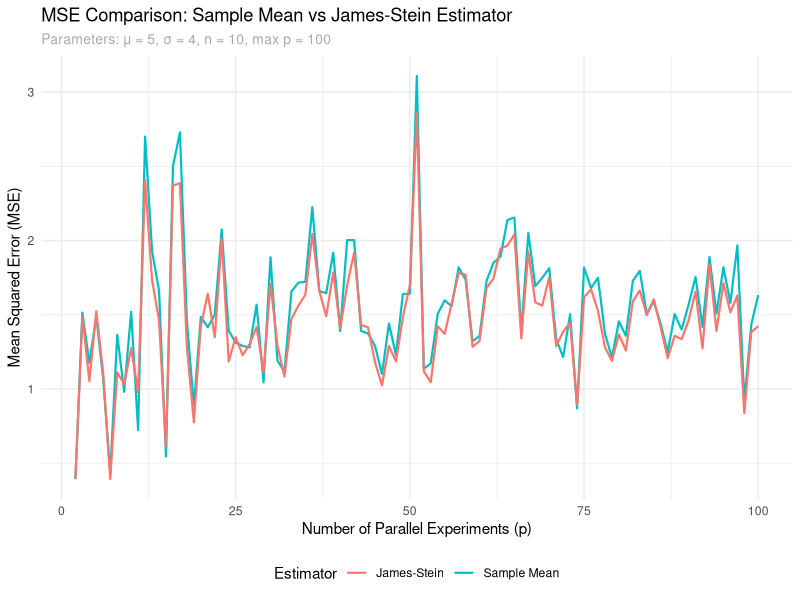
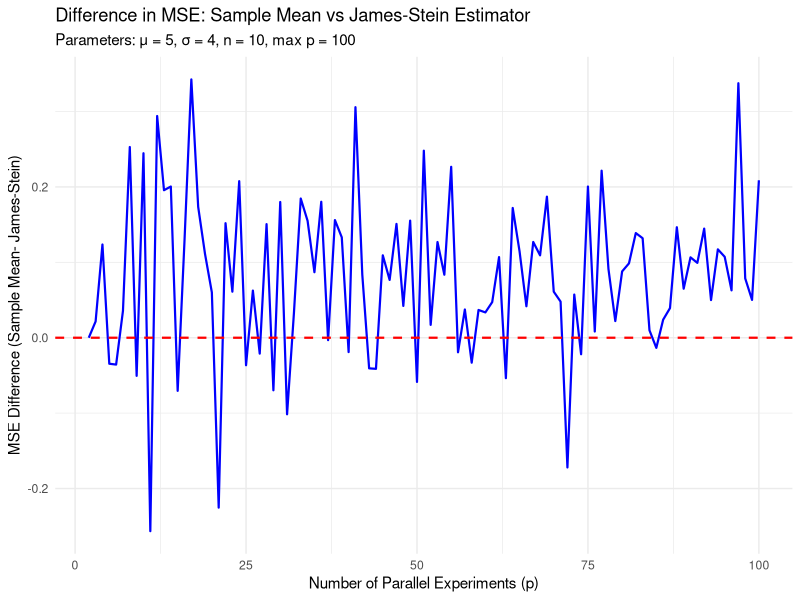

These figures' R source, in order:
## ---- chunk 1
library(ggplot2)
## ---- chunk 2
# Parameters
mu <- 5
sigma <- 4
n <- 10
max_p <- 100 # Maximum number of parallel experiments conducted

# Function to calculate MSE (in both cases)
MSE <- function(mu_true, estimates) {
  mean((estimates - mu_true)^2)
}

# Generate MSEs for varying p
set.seed(123) #This is important so that we are able to reproduce the experiment
mse_sample_mean <- c()
mse_james_stein <- c()

for (p in 2:max_p) {
  # Replicating the experiment p times and storing the sample mu_bar into the list mu_bar
  mu_bar <- replicate(p, mean(rnorm(n, mean = mu, sd = sigma)))
  
  # James-Stein shrinkage factor
  #We take the max, to avoid possible negative JS estimate
  c <- max(0, 1 - (p - 2) * sigma^2 / (n * sum(mu_bar^2)))
  mu_bar_JS <- c * mu_bar
  
  # Computing MSE for the sample mean and James-Stein estimator
  mse_sample_mean <- c(mse_sample_mean, MSE(mu, mu_bar))
  mse_james_stein <- c(mse_james_stein, MSE(mu, mu_bar_JS))
}
## ---- chunk 3
#We are plotting the results

data <- data.frame(
  p = 2:max_p,
  MSE_Sample_Mean = mse_sample_mean,
  MSE_James_Stein = mse_james_stein
)

ggplot(data, aes(x = p)) +
  geom_line(aes(y = MSE_Sample_Mean, color = "Sample Mean"), size = 0.75) +
  geom_line(aes(y = MSE_James_Stein, color = "James-Stein"), size = 0.75) +
  labs(
    title = "MSE Comparison: Sample Mean vs James-Stein Estimator",
    subtitle = sprintf("Parameters: μ = %d, σ = %d, n = %d, max p = %d", 
                      mu, sigma, n, max_p),
    x = "Number of Parallel Experiments (p)",
    y = "Mean Squared Error (MSE)",
    color = "Estimator"
  ) +
  theme_minimal() +
  theme(
    plot.subtitle = element_text(size = 10, color = "darkgrey"),
    legend.position = "bottom"
  )
## ---- chunk 4
mse_difference<-mse_sample_mean-mse_james_stein

ggplot() +
  geom_line(aes(x=2:p,y=mse_difference),color = "blue", size = 0.75) +
  geom_hline(yintercept = 0,color="red",size=0.75, linetype="dashed")+
  labs(
    title = "Difference in MSE: Sample Mean vs James-Stein Estimator",
    subtitle = sprintf("Parameters: μ = %d, σ = %d, n = %d, max p = %d", 
                      mu, sigma, n, max_p),
    x = "Number of Parallel Experiments (p)",
    y = "MSE Difference (Sample Mean- James-Stein)"
  ) +
  theme_minimal()

cat("Mean MSE difference: ", mean(mse_difference),"\n")
cat("Max MSE differnce: ", max(mse_difference),"\n")
cat("Min MSE difference: ",min(mse_difference),"\n")
cat("Last difference: ",mse_difference[[length(mse_difference)]])
